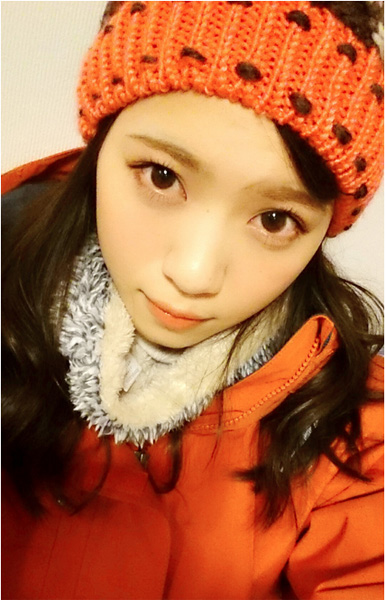
#> input picture photo_select/nanase/nanase001.jpg, 386 x 600 px; its folder holds only this picture in this run
$ python Face_trimming_auto.py
#> lines starting #> are read from the running program, lines starting #| are printed output that depends on the picture
import cv2
import numpy as np
import sys, os
from PIL import Image


#入力ファイルのパスを指定
in_jpg = "./photo_select/nanase/"
out_jpg = "./photo_select_out/nanase_out/"

#リストで結果を返す関数
def get_file(dir_path):
    filenames = os.listdir(dir_path)
    return filenames

pic = get_file(in_jpg)

for i in pic:
    # 画像の読み込み
    image_gs = cv2.imread(in_jpg + i)
#> image_gs is the input picture: shape (600, 386, 3); mean B, G, R 67.2, 105.5, 177.6

    # 顔認識用特徴量ファイルを読み込む --- （カスケードファイルのパスを指定）
    cascade = cv2.CascadeClassifier("/usr/local/share/OpenCV/haarcascades/haarcascade_frontalface_alt.xml")

    # 顔認識の実行
    face_list = cascade.detectMultiScale(image_gs,scaleFactor=1.1,minNeighbors=1,minSize=(1,1))
#> face_list = [[76, 90, 275, 275]]

    # 顔だけ切り出して保存
    no = 1;
    for rect in face_list:
        x = rect[0]
        y = rect[1]
        width = rect[2]
        height = rect[3]
        dst = image_gs[y:y + height, x:x + width]
        image = cv2.resize(dst,(224,224))
        save_path = out_jpg + '/' + 'out_('  + str(i) +')' + str(no) + '.jpg'

        #認識結果の保存
        a = cv2.imwrite(save_path, image)
        #plt.show(plt.imshow(np.asarray(Image.open(save_path))))
        print(no)
        no += 1
#> this loop made 1 pass
#> (x, y, width, height, no) on pass 1: (76, 90, 275, 275, 2)
#| 1
#> pass 1, `dst = image_gs[y:y + height, x:x + width]`:
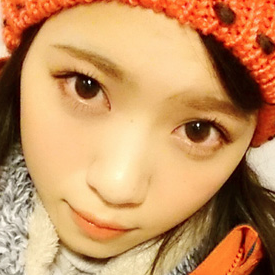
#> dst: shape (275, 275, 3); mean B, G, R 96.2, 145.7, 197.9
#> after the loop, no = 2

$ run again, on photo_select/nanase/nanase54.jpg
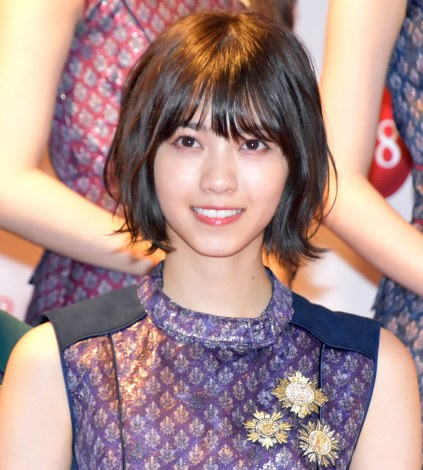
#> input picture photo_select/nanase/nanase54.jpg, 423 x 470 px
#> image_gs is the input picture: shape (470, 423, 3); mean B, G, R 138.8, 139.1, 168.5
#> face_list = [[133, 82, 171, 171]]
#> the loop `for rect in face_list:` made 1 pass
#> (x, y, width, height, no) on pass 1: (133, 82, 171, 171, 2)
#> (printed output is left out)
#> pass 1, `dst = image_gs[y:y + height, x:x + width]`:
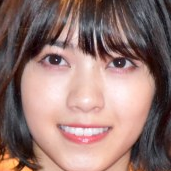
#> dst: shape (171, 171, 3); mean B, G, R 113.6, 118.5, 148.1
#> after the loop `for rect in face_list:`: no = 2

$ run again, on photo_select/nanase/nanase81.jpg
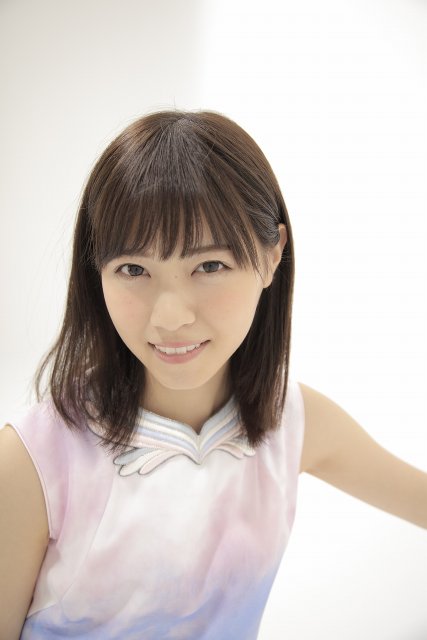
#> input picture photo_select/nanase/nanase81.jpg, 853 x 1280 px (shown at 1/2 size)
#> image_gs is the input picture: shape (1280, 853, 3); mean B, G, R 192, 197.3, 206.4
#> face_list = [[182, 425, 350, 350]]
#> the loop `for rect in face_list:` made 1 pass
#> (x, y, width, height, no) on pass 1: (182, 425, 350, 350, 2)
#> (printed output is left out)
#> pass 1, `dst = image_gs[y:y + height, x:x + width]`:
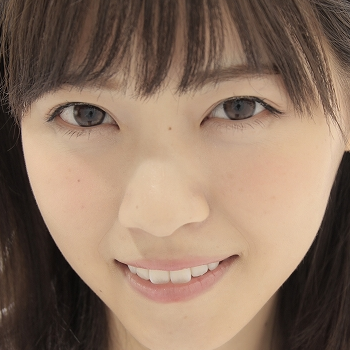
#> dst: shape (350, 350, 3); mean B, G, R 98.5, 116.9, 141.7
#> after the loop `for rect in face_list:`: no = 2

$ run again, on photo_select/nanase/nanase89.jpg
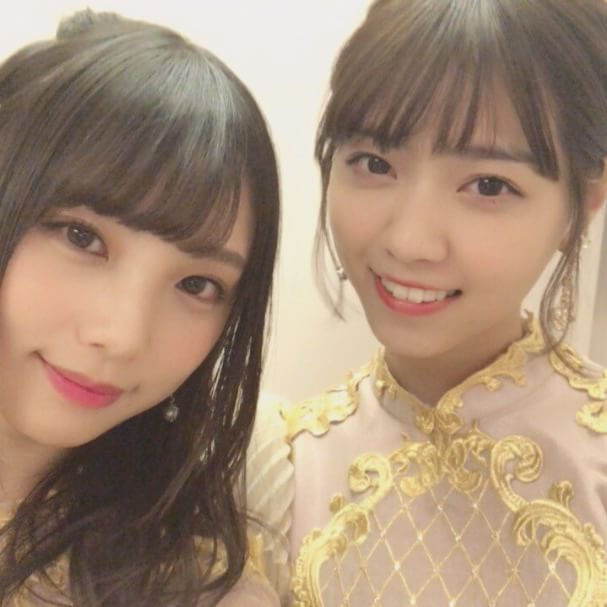
#> input picture photo_select/nanase/nanase89.jpg, 607 x 607 px
#> image_gs is the input picture: shape (607, 607, 3); mean B, G, R 118.8, 140.6, 164.6
#> face_list = [[271, 58, 302, 302]]
#> the loop `for rect in face_list:` made 1 pass
#> (x, y, width, height, no) on pass 1: (271, 58, 302, 302, 2)
#> (printed output is left out)
#> pass 1, `dst = image_gs[y:y + height, x:x + width]`:
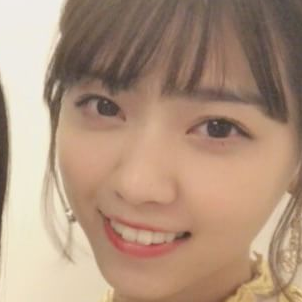
#> dst: shape (302, 302, 3); mean B, G, R 126, 147.5, 175.6
#> after the loop `for rect in face_list:`: no = 2

$ run again, on photo_select/nanase/nanase018.jpg
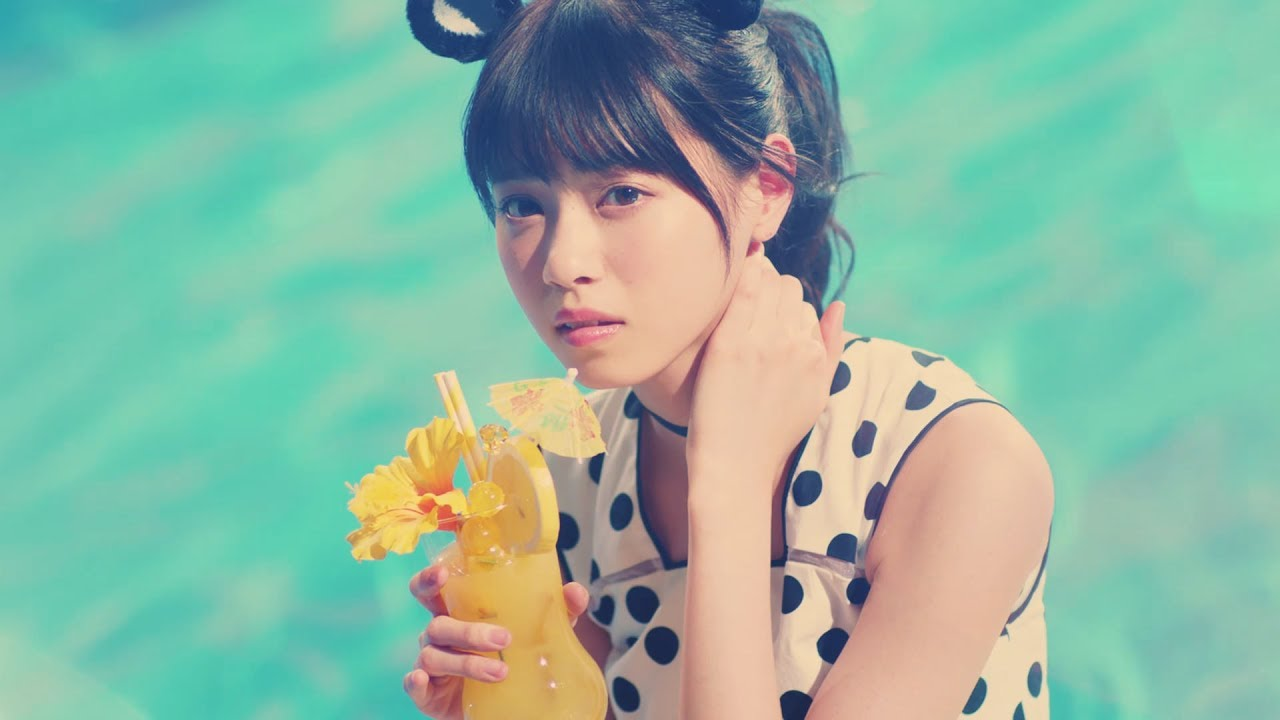
#> input picture photo_select/nanase/nanase018.jpg, 1280 x 720 px
#> image_gs is the input picture: shape (720, 1280, 3); mean B, G, R 161.7, 182.4, 138.9
#> face_list = [[441, 96, 275, 275]]
#> the loop `for rect in face_list:` made 1 pass
#> (x, y, width, height, no) on pass 1: (441, 96, 275, 275, 2)
#> (printed output is left out)
#> pass 1, `dst = image_gs[y:y + height, x:x + width]`:
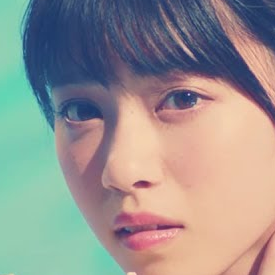
#> dst: shape (275, 275, 3); mean B, G, R 144, 146.6, 150.7
#> after the loop `for rect in face_list:`: no = 2
